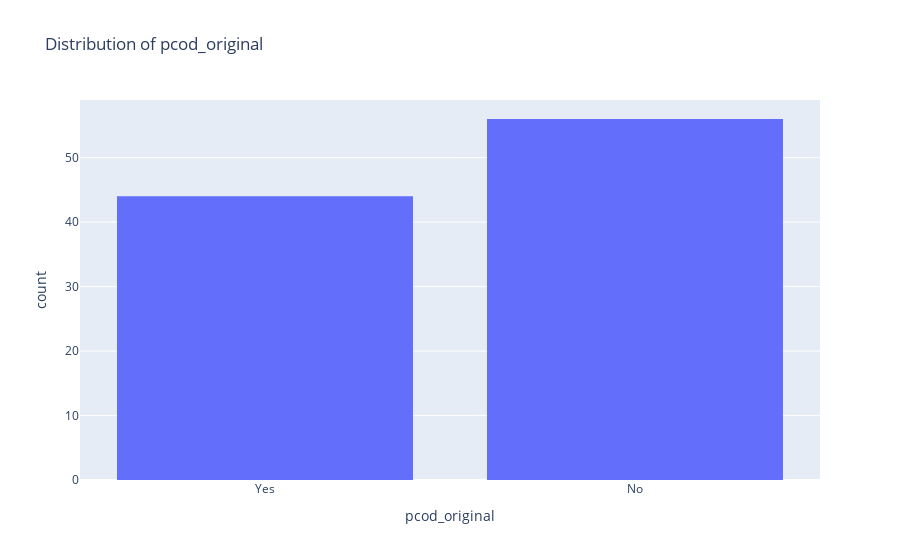
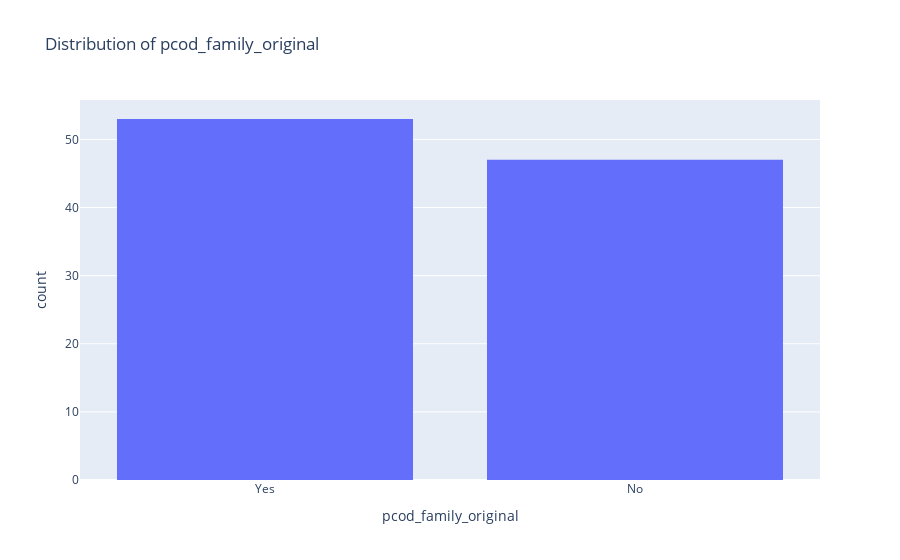

The notebook cell these images were saved under, in order:
### Code cell
# Distribution of Categorical Features keeping Origial lables
categorical_features = ['pcod_original', 'pcod_family_original', 'stress_level_original', 'state_original', 'physical_activity_original', 'sleep_time_original']
for feature in categorical_features:
    fig = px.histogram(df, x=feature, title=f'Distribution of {feature}')
    fig.show()

### Figure 1 — Plotly figure (JSON) as saved in the notebook; plotly's stock layout.template omitted (floating-point values rounded to 4 significant figures)
{"data": [{"alignmentgroup": "True", "bingroup": "x", "hovertemplate": "pcod_original=%{x}<br>count=%{y}<extra></extra>", "legendgroup": "", "marker": {"color": "#636efa", "pattern": {"shape": ""}}, "name": "", "offsetgroup": "", "orientation": "v", "showlegend": false, "type": "histogram", "x": ["Yes", "No", "No", "Yes", "No", "Yes", "No", "No", "Yes", "No", "No", "Yes", "No", "Yes", "No", "No", "No", "Yes", "Yes", "No", "Yes", "Yes", "No", "No", "Yes", "No", "No", "No", "No", "Yes", "No", "Yes", "Yes", "No", "No", "Yes", "No", "No", "Yes", "No", "Yes", "No", "Yes", "No", "No", "Yes", "No", "Yes", "Yes", "Yes", "Yes", "No", "No", "Yes", "Yes", "No", "Yes", "Yes", "No", "No", "No", "No", "No", "No", "No", "Yes", "Yes", "No", "Yes", "No", "No", "Yes", "Yes", "Yes", "Yes", "Yes", "Yes", "No", "Yes", "No", "No", "No", "No", "No", "No", "No", "No", "Yes", "Yes", "No", "Yes", "Yes", "Yes", "No", "No", "Yes", "No", "No", "Yes", "No"], "xaxis": "x", "yaxis": "y"}], "layout": {"barmode": "relative", "legend": {"tracegroupgap": 0}, "title": {"text": "Distribution of pcod_original"}, "xaxis": {"anchor": "y", "domain": [0, 1], "title": {"text": "pcod_original"}}, "yaxis": {"anchor": "x", "domain": [0, 1], "title": {"text": "count"}}}}

### Figure 2 — Plotly figure (JSON) as saved in the notebook; plotly's stock layout.template omitted (floating-point values rounded to 4 significant figures)
{"data": [{"alignmentgroup": "True", "bingroup": "x", "hovertemplate": "pcod_family_original=%{x}<br>count=%{y}<extra></extra>", "legendgroup": "", "marker": {"color": "#636efa", "pattern": {"shape": ""}}, "name": "", "offsetgroup": "", "orientation": "v", "showlegend": false, "type": "histogram", "x": ["Yes", "Yes", "No", "Yes", "No", "No", "No", "Yes", "Yes", "Yes", "Yes", "Yes", "No", "Yes", "No", "No", "Yes", "Yes", "Yes", "Yes", "Yes", "Yes", "No", "Yes", "No", "No", "Yes", "No", "No", "Yes", "No", "Yes", "Yes", "Yes", "Yes", "No", "Yes", "Yes", "Yes", "Yes", "Yes", "Yes", "Yes", "Yes", "No", "Yes", "Yes", "Yes", "Yes", "No", "No", "No", "No", "No", "No", "Yes", "Yes", "Yes", "No", "Yes", "Yes", "No", "Yes", "No", "No", "Yes", "Yes", "Yes", "Yes", "No", "No", "No", "No", "Yes", "No", "No", "Yes", "No", "No", "No", "No", "Yes", "Yes", "No", "No", "No", "Yes", "No", "No", "No", "No", "Yes", "Yes", "No", "No", "Yes", "No", "No", "Yes", "No"], "xaxis": "x", "yaxis": "y"}], "layout": {"barmode": "relative", "legend": {"tracegroupgap": 0}, "title": {"text": "Distribution of pcod_family_original"}, "xaxis": {"anchor": "y", "domain": [0, 1], "title": {"text": "pcod_family_original"}}, "yaxis": {"anchor": "x", "domain": [0, 1], "title": {"text": "count"}}}}
